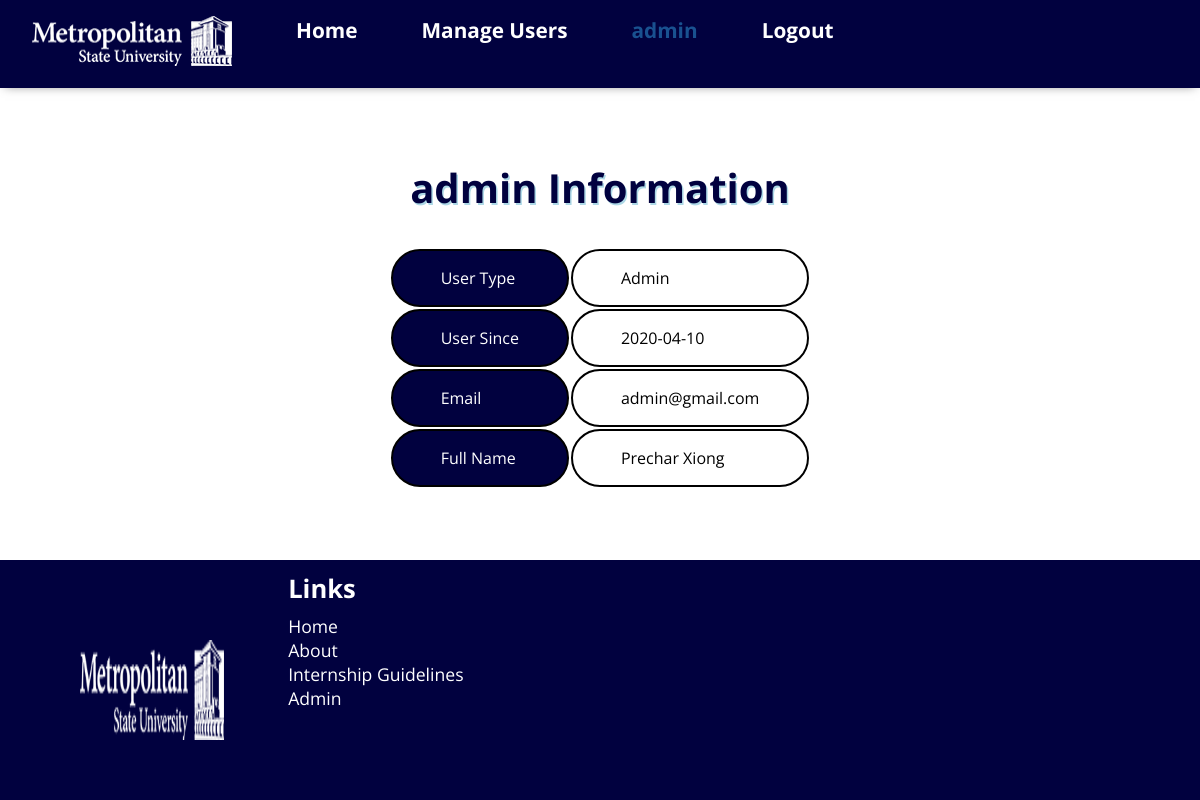
The page /admins/viewUser (signed in) on the database its author committed.
### tables this page shows
CREATE TABLE `users` (
  `User_ID` int(11) NOT NULL,
  `User_Type` varchar(50) NOT NULL,
  `User_Name` varchar(20) NOT NULL,
  `Password` varchar(100) NOT NULL,
  `Email` varchar(80) NOT NULL,
  `First_Name` varchar(30) NOT NULL,
  `Last_Name` varchar(30) NOT NULL,
  `Created` date NOT NULL
);

### app/libraries/Core.php (called while the page is built, shortened)
<?php
  class Core {
    protected $currentMethod = 'index';
    public function __construct(){
      $url = $this->getUrl();
      if(file_exists('../app/controllers/'.ucwords($url[0]).'.php')){
        unset($url[0]);
      }
      $this->currentController = new $this->currentController;
      if(isset($url[1])){
        if(method_exists($this->currentController, $url[1])){
          $this->currentMethod = $url[1];
          unset($url[1]);
        }
      }
      $this->params = $url ? array_values($url) : [];
      call_user_func_array([$this->currentController, $this->currentMethod], $this->params);
    }
    public function getUrl(){
        if(isset($_GET['url'])){
          $url = rtrim($_GET['url'], '/');
          $url = filter_var($url, FILTER_SANITIZE_URL);
          $url = explode('/',$url);
          return $url;
        } else {
          $pages = ['Pages'];
          return $pages;
        }
    }
  }

### public/index.php (called while the page is built, shortened)
<?php
  $init = new Core;

### app/libraries/Database.php (called while the page is built, shortened)
<?php
class Database {
	private $host = DB_HOST;
	private $user = DB_USER;
	private $pass = DB_PASS;
	private $dbname = DB_NAME;
	private $dbh;
	private $stmt;
	public function __construct() {
		$dsn = 'mysql:host=' . $this->host . ';dbname=' . $this->dbname;
		$options = array (
			PDO::ATTR_PERSISTENT => true,
			PDO::ATTR_ERRMODE => PDO::ERRMODE_EXCEPTION
		);
		try {
			$this->dbh = new PDO ($dsn, $this->user, $this->pass, $options);
		}
		catch ( PDOException $e ) {
			$this->error = $e->getMessage();
		}
	}
	public function query($query) {
		$this->stmt = $this->dbh->prepare($query);
	}
	public function bind($param, $value, $type = null) {
		if (is_null ($type)) {
			switch (true) {
				default :
					$type = PDO::PARAM_STR;
			}
		}
		$this->stmt->bindValue($param, $value, $type);
	}
	public function execute(){
		return $this->stmt->execute();
	}
	public function single(){
		$this->execute();
		return $this->stmt->fetch(PDO::FETCH_OBJ);
	}
}

### app/models/Admin.php (called while the page is built, shortened)
<?php
  class Admin {
    private $db;
    public function __construct(){
      $this->db = new Database;
    }
    public function getUserByUserId($user_id){
      $this->db->query("SELECT * FROM users WHERE user_id = :user_id");
      $this->db->bind(':user_id', $user_id);
      $row = $this->db->single();
      return $row;
    }
  }

### app/views/admins/userinfo.php (the view, shortened to what this page needs)
<!DOCTYPE html>
<html lang="en">
<head>
  <link rel="stylesheet" href="<?php echo URLROOT; ?>/css/generalstylesheet.css">
  <link rel="stylesheet" href="<?php echo URLROOT; ?>/css/viewuser.css">
<?php require APPROOT . '/views/inc/header.php'; ?>
  <div id='top'>
      <h1><?php echo $data['username']; ?> Information</h1>
  </div>
  <div id='container'>
    <table class = "usertable">
      <tr><td class = 'box'>User Type </td> <td><?php echo $data['usertype']; ?></td></tr>
      <tr><td class = 'box'>User Since </td> <td><?php echo $data['created']; ?></td></tr>
      <tr><td class = 'box'>Email </td> <td><?php echo $data['email']; ?></td></tr>
      <tr><td class = 'box'>Full Name </td> <td><?php echo $data['firstname']." ".$data['lastname']; ?></td></tr>
    </table>
  </div>
<?php require APPROOT . '/views/inc/footer.php'; ?>

### public/css/generalstylesheet.css (style rules this page uses)
body { font-family: 'Open Sans', sans-serif; margin: 0; padding: 0; width: 100%; height: 100%; overflow: auto; }
h1 { margin: 0; }

### public/css/viewuser.css (style rules this page uses)
body { background-color: white; }
#top h1 { text-align: center; color: rgb(1, 1, 63); text-shadow: 1.5px 1.5px lightblue; font-size: 2.5rem; margin-bottom: 2rem; padding-top: 10rem; }
#container, #top { width: 580px; margin-left: auto; margin-right: auto; }
#container table { margin-left: auto; margin-right: auto; font-size: 1rem; color: black; border-radius: 2rem; }
.box { border: 1px solid #000000; background-color: rgb(1, 1, 63); color: white; }
#container table td { padding: 1rem 3rem; border: solid black 2px; border-radius: 2rem; }
table.usertable td:nth-child(even) { border-radius: 2rem; background: white; color: black; border: solid black 2px; }

### rows shown on the page
users: User_Name "admin", User_Type "Admin", Created "2020-04-10", Email "admin@gmail.com", First_Name "Prechar", Last_Name "Xiong"

### other values the page prints
$_SESSION['user_name'] "admin"
